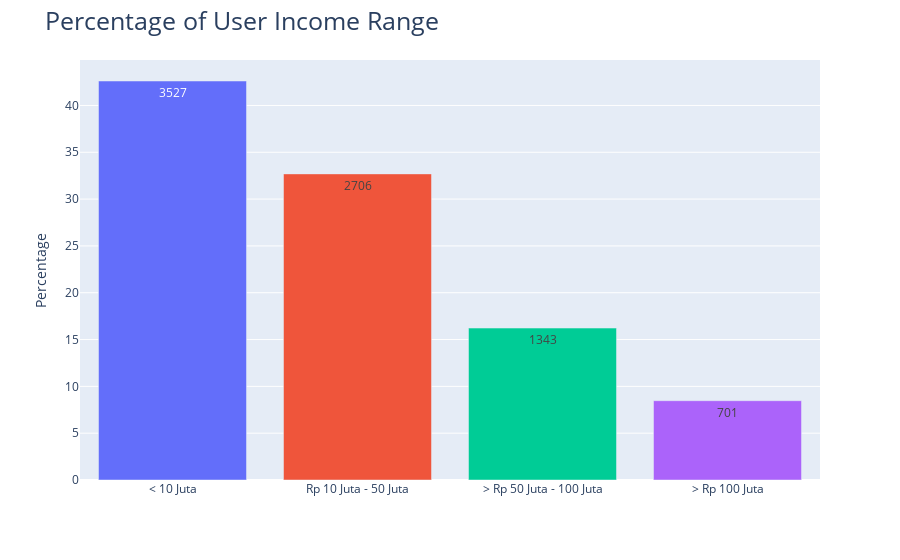

Notebook cell for this chart:
### Code cell
fig = px.bar(user_income_range, 
             x='index',
             y='Percentage',
             text = 'user_income_range',
             color='index'
)
fig.update_layout(showlegend=False,
                  title="Percentage of User Income Range",
                  title_font=dict(size=25),
                  xaxis_title= "",
                  yaxis_title="Percentage"
)

fig.show()

### Figure 1 — Plotly figure (JSON) as saved in the notebook; plotly's stock layout.template omitted (floating-point values rounded to 4 significant figures)
{"data": [{"alignmentgroup": "True", "hovertemplate": "index=%{x}<br>Percentage=%{y}<br>user_income_range=%{text}<extra></extra>", "legendgroup": "< 10 Juta", "marker": {"color": "#636efa", "pattern": {"shape": ""}}, "name": "< 10 Juta", "offsetgroup": "< 10 Juta", "orientation": "v", "showlegend": true, "text": [3527], "textposition": "auto", "type": "bar", "x": ["< 10 Juta"], "xaxis": "x", "y": [42.61], "yaxis": "y"}, {"alignmentgroup": "True", "hovertemplate": "index=%{x}<br>Percentage=%{y}<br>user_income_range=%{text}<extra></extra>", "legendgroup": "Rp 10 Juta - 50 Juta", "marker": {"color": "#EF553B", "pattern": {"shape": ""}}, "name": "Rp 10 Juta - 50 Juta", "offsetgroup": "Rp 10 Juta - 50 Juta", "orientation": "v", "showlegend": true, "text": [2706], "textposition": "auto", "type": "bar", "x": ["Rp 10 Juta - 50 Juta"], "xaxis": "x", "y": [32.69], "yaxis": "y"}, {"alignmentgroup": "True", "hovertemplate": "index=%{x}<br>Percentage=%{y}<br>user_income_range=%{text}<extra></extra>", "legendgroup": "> Rp 50 Juta - 100 Juta", "marker": {"color": "#00cc96", "pattern": {"shape": ""}}, "name": "> Rp 50 Juta - 100 Juta", "offsetgroup": "> Rp 50 Juta - 100 Juta", "orientation": "v", "showlegend": true, "text": [1343], "textposition": "auto", "type": "bar", "x": ["> Rp 50 Juta - 100 Juta"], "xaxis": "x", "y": [16.23], "yaxis": "y"}, {"alignmentgroup": "True", "hovertemplate": "index=%{x}<br>Percentage=%{y}<br>user_income_range=%{text}<extra></extra>", "legendgroup": "> Rp 100 Juta", "marker": {"color": "#ab63fa", "pattern": {"shape": ""}}, "name": "> Rp 100 Juta", "offsetgroup": "> Rp 100 Juta", "orientation": "v", "showlegend": true, "text": [701], "textposition": "auto", "type": "bar", "x": ["> Rp 100 Juta"], "xaxis": "x", "y": [8.469], "yaxis": "y"}], "layout": {"barmode": "relative", "legend": {"title": {"text": "index"}, "tracegroupgap": 0}, "margin": {"t": 60}, "showlegend": false, "title": {"font": {"size": 25}, "text": "Percentage of User Income Range"}, "xaxis": {"anchor": "y", "categoryarray": ["< 10 Juta", "Rp 10 Juta - 50 Juta", "> Rp 50 Juta - 100 Juta", "> Rp 100 Juta"], "categoryorder": "array", "domain": [0, 1], "title": {"text": ""}}, "yaxis": {"anchor": "x", "domain": [0, 1], "title": {"text": "Percentage"}}}}
